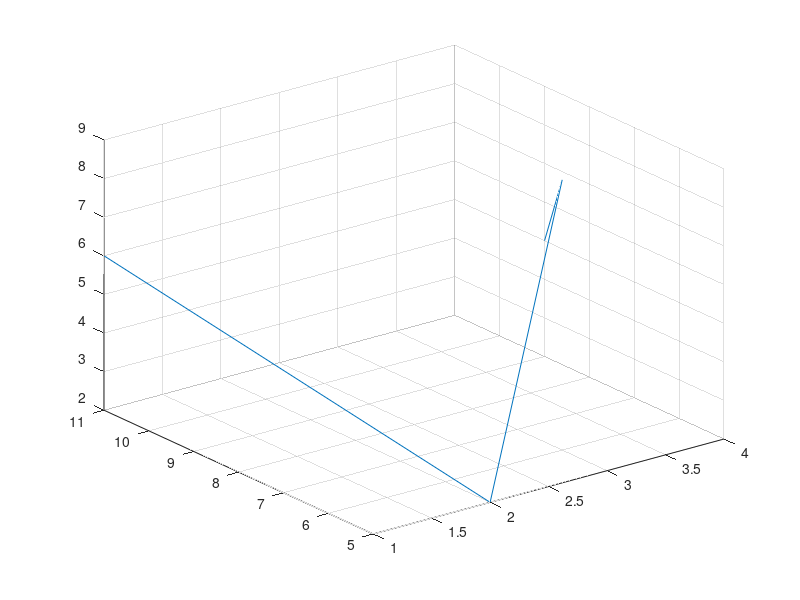

Here is the MATLAB script that generated this plot: (Note: this script raises an error after producing the figure.)
% 
% 
% 
% 
% x2 = [1 2];
% y2 = [4 4];
% p = plot(x2,y2);
% xlim([0 120])
% ylim([2.5 4])
% xlabel('Iteration')
% ylabel('Approximation for \pi')
% 
% p.XDataSource = 'x2';
% p.YDataSource = 'y2';
% 
% denom = 1;
% k = -1;
% for t = 3:100
%     denom = denom + 2;
%     x2(t) = t;
%     y2(t) = 4*(y2(t-1)/4 + k/denom);
%     refreshdata
%     drawnow
%     k = -k;
% end


X = [1 2 3 4];
Y = [11 5 6 9];
Z = [6 2 9 5];

p3 = plot3(X,Y,Z);
grid on
p3.XDataSource = 'X';
p3.YDataSource = 'Y';
p3.ZDataSource = 'Z';


for i = 1:5
    Z(3) = i;
    X(2) = 2*i;
    refreshdata
    drawnow
    pause(1);
end







